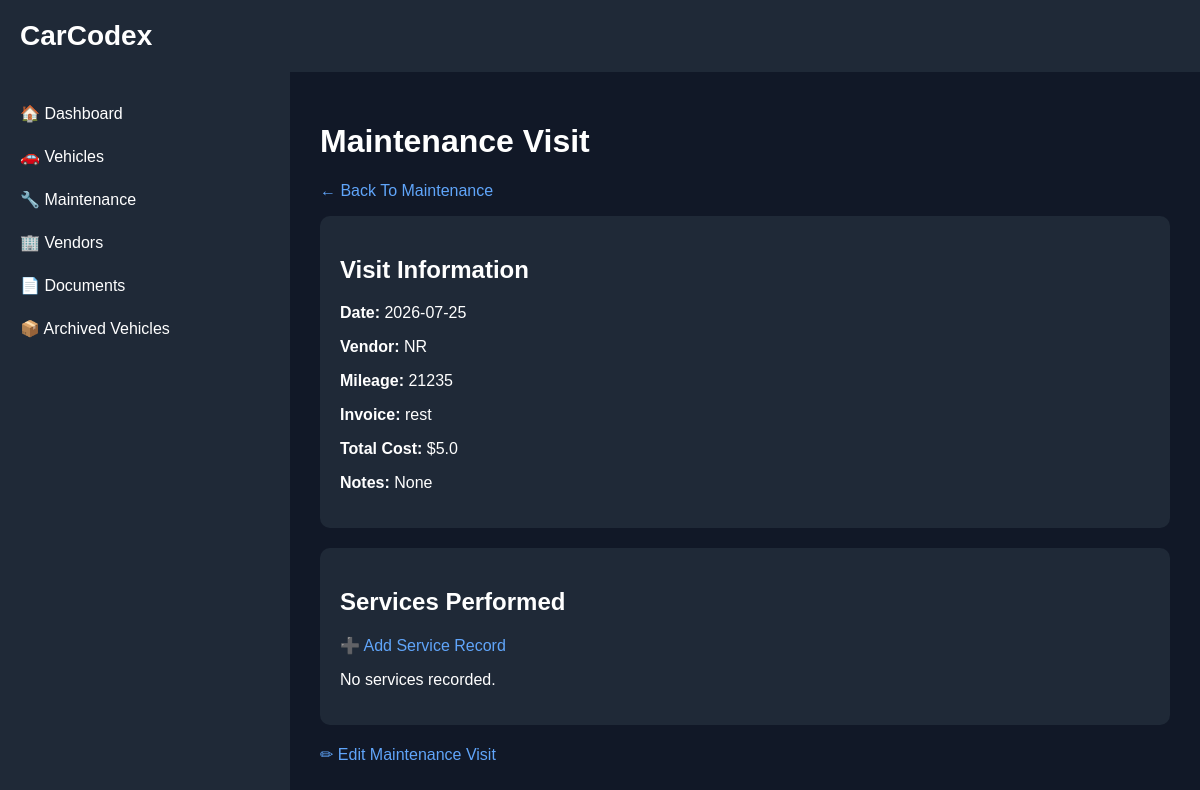
Before: /maintenance-visit/4 with the older database file.
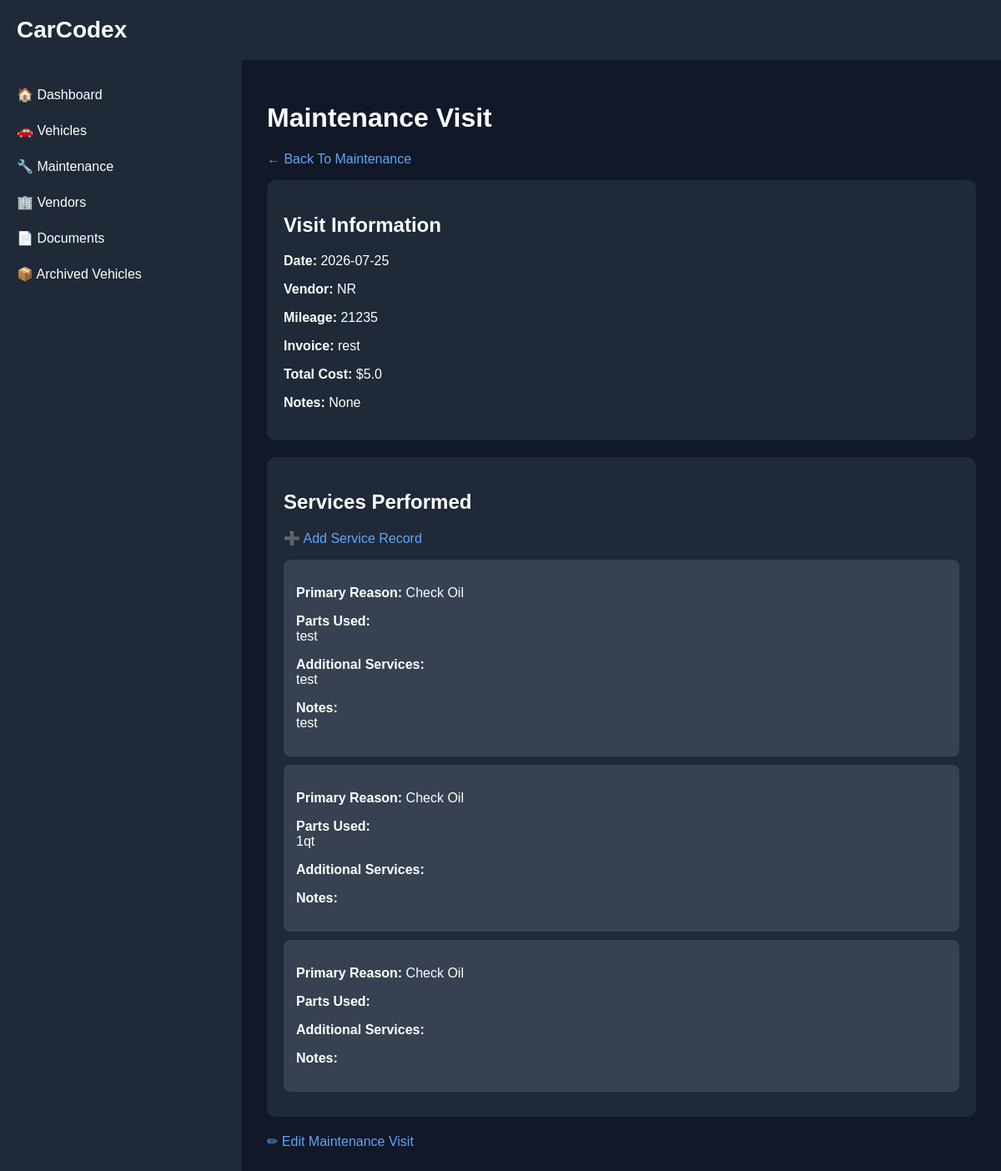
After: the same page with the newer database file.
### backend/models.py (models this page shows)
class MaintenanceVisit(Base):
    __tablename__ = "maintenance_visits"
    id = Column(Integer, primary_key=True, index=True)
    vehicle_id = Column(Integer, ForeignKey("vehicles.id"))
    vendor_id = Column(
        Integer,
        nullable=True
    )
    visit_date = Column(String)
    mileage = Column(Integer)
    vendor = Column(String)
    invoice_number = Column(String)
    total_cost = Column(Float)
    notes = Column(String)
    archived = Column(
    Boolean,
    default=False
)

class ServiceRecord(Base):
    __tablename__ = "service_records"
    id = Column(
        Integer,
        primary_key=True,
        index=True
    )
    vehicle_id = Column(
        Integer,
        ForeignKey("vehicles.id")
    )
    maintenance_visit_id = Column(
        Integer,
        nullable=True
    )
    primary_reason = Column(
        String
    )
    parts_used = Column(
        String
    )
    additional_services = Column(
        String
    )
    service_status = Column(
        String,
        default="COMPLETED"
    )
    service_type = Column(
        String
    )
    service_date = Column(
        String
    )
    mileage = Column(
        Integer
    )
    provider = Column(
        String
    )
    cost = Column(
        Integer
    )
    notes = Column(
        String
    )
    next_service_mileage = Column(
        Integer
    )
    next_service_date = Column(
        String
    )

### backend/main.py (the view)
@app.get(
    "/maintenance-visit/{visit_id}",
    response_class=HTMLResponse
)
def maintenance_visit_detail(
    request: Request,
    visit_id: int
):
    db = SessionLocal()
    visit = db.query(
        MaintenanceVisit
    ).filter(
        MaintenanceVisit.id == visit_id
    ).first()
    services = db.query(
        ServiceRecord
    ).filter(
        ServiceRecord.maintenance_visit_id == visit_id
    ).all()
    db.close()
    return templates.TemplateResponse(
        request=request,
        name="maintenance_visit_detail.html",
        context={
            "request": request,
            "visit": visit,
            "services": services
        }
    )

### backend/templates/maintenance_visit_detail.html (shortened to what this page needs)
{% extends "base.html" %}
{% block content %}
<h1>Maintenance Visit</h1>
<p>
    <a href="/maintenance-ui" class="nav-link">
        ← Back To Maintenance
    </a>
</p>
<div class="card">
    <h2>Visit Information</h2>
    <p>
        <strong>Date:</strong>
        {{ visit.visit_date }}
    </p>
    <p>
        <strong>Vendor:</strong>
        {{ visit.vendor }}
    </p>
    <p>
        <strong>Mileage:</strong>
        {{ visit.mileage }}
    </p>
    <p>
        <strong>Invoice:</strong>
        {{ visit.invoice_number }}
    </p>
    <p>
        <strong>Total Cost:</strong>
        ${{ visit.total_cost }}
    </p>
    <p>
        <strong>Notes:</strong>
        {{ visit.notes }}
    </p>
</div>
<div class="card">
    <h2>Services Performed</h2>
    <p>
        <a href="/service-add/{{ visit.id }}" class="nav-link">
            ➕ Add Service Record
        </a>
    </p>
    {% if services %}
        {% for service in services %}
            <div class="service-item">
                <p>
                    <strong>
                        Primary Reason:
                    </strong>
                    {{ service.primary_reason }}
                </p>
                <p>
                    <strong>
                        Parts Used:
                    </strong>
                    <br>
                    {{ service.parts_used }}
                </p>
                <p>
                    <strong>
                        Additional Services:
                    </strong>
                    <br>
                    {{ service.additional_services }}
                </p>
                <p>
                    <strong>
                        Notes:
                    </strong>
                    <br>
                    {{ service.notes }}
                </p>
            </div>
        {% endfor %}
    {% else %}
        <p>
            No services recorded.
        </p>
    {% endif %}
</div>
<p>
    <a href="/maintenance-edit/{{ visit.id }}" class="nav-link">
        ✏ Edit Maintenance Visit
    </a>
</p>
{% endblock %}

### backend/templates/base.html (shortened to what this page needs)
<!DOCTYPE html>
<html>
<head>
</head>
<body>
    <div class="header">
        CarCodex
    </div>
    <div class="container">
        <div class="sidebar">
            <a href="/ui">
                🏠 Dashboard
            </a>
            <a href="/vehicles-ui">
                🚗 Vehicles
            </a>
            <a href="/maintenance-ui">
                🔧 Maintenance
            </a>
            <a href="/vendors-ui">
                🏢 Vendors
            </a>
            <a href="#">
                📄 Documents
            </a>
            <a href="/vehicles-archived">
                📦 Archived Vehicles
            </a>
        </div>
        <div class="content">
            {% block content %}
            {% endblock %}
        </div>
    </div>
</body>
</html>

### backend/templates/base.html (style rules this page uses)
body { margin: 0; font-family: Arial, sans-serif; background: #111827; color: white; }
.header { background: #1f2937; padding: 20px; font-size: 28px; font-weight: bold; }
.container { display: flex; min-height: 100vh; }
.sidebar { width: 250px; background: #1f2937; padding: 20px; }
.sidebar a { display: block; color: white; text-decoration: none; padding: 12px 0; }
.content { flex: 1; padding: 30px; }
.card { background: #1f2937; border-radius: 10px; padding: 20px; }

### backend/templates/maintenance_visit_detail.html (style rules this page uses)
.nav-link { color: #60a5fa; text-decoration: none; }
.service-item { background: #374151; padding: 15px; margin-bottom: 10px; border-radius: 8px; }
.card { margin-bottom: 20px; }

Changed rows visible on the page:
added ServiceRecord: primary_reason "Check Oil", parts_used "test", additional_services "test", notes "test"
added ServiceRecord: primary_reason "Check Oil", parts_used "1qt"
added ServiceRecord: primary_reason "Check Oil"
Other visible differences:
text no longer shown: "No services recorded."
